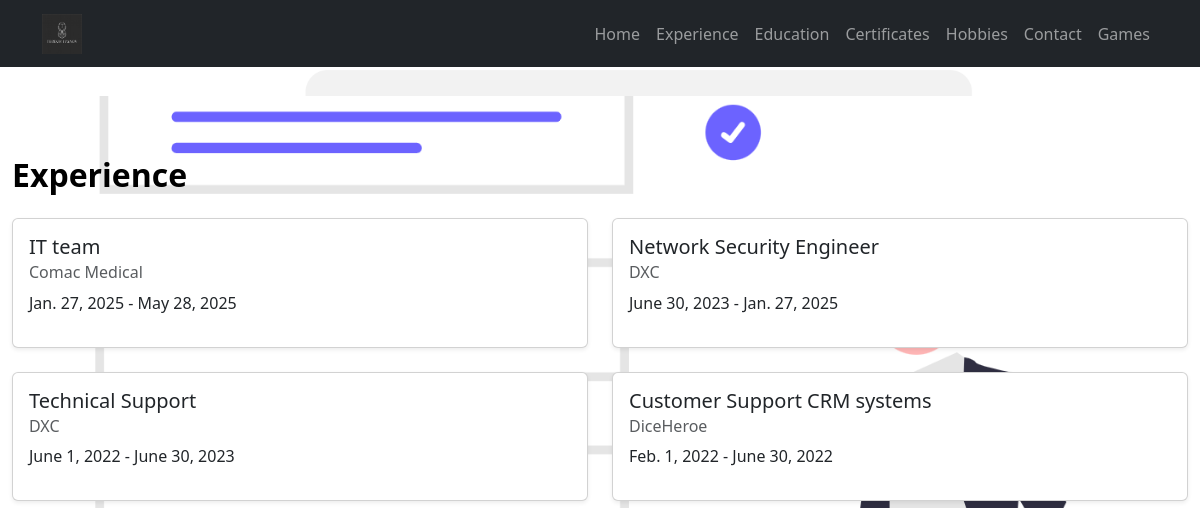
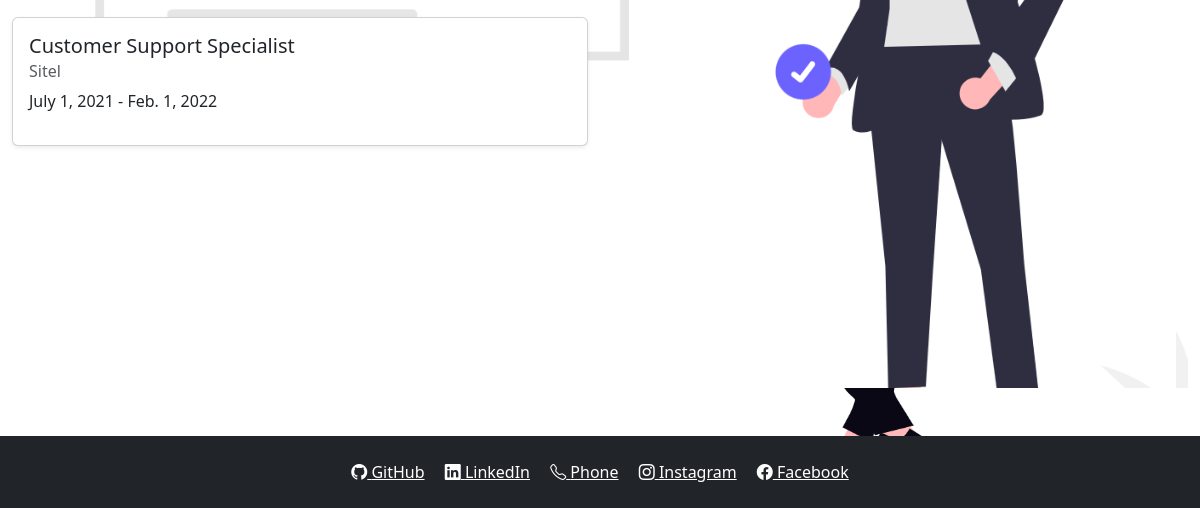
Before: /experience/ with the older database file (2 pictures, top to bottom).
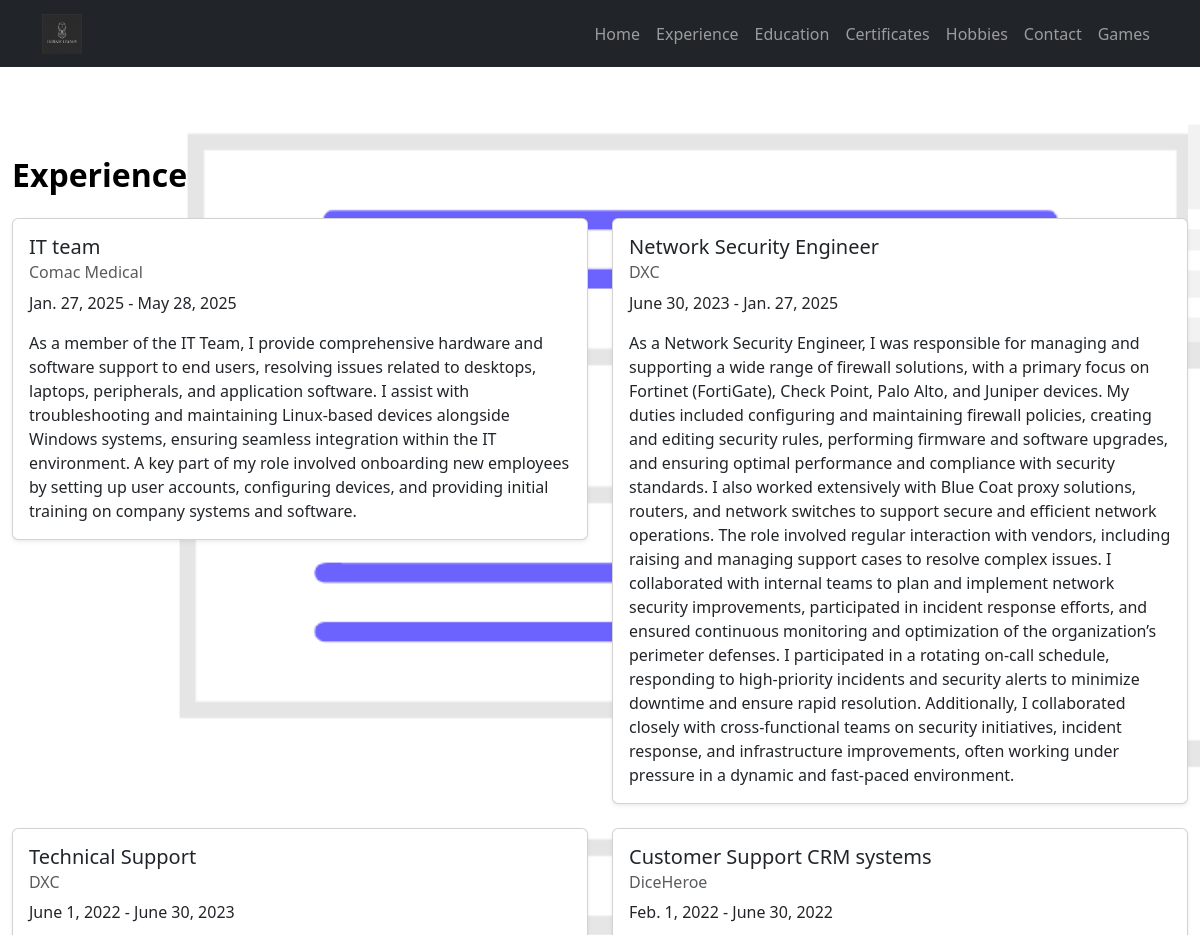
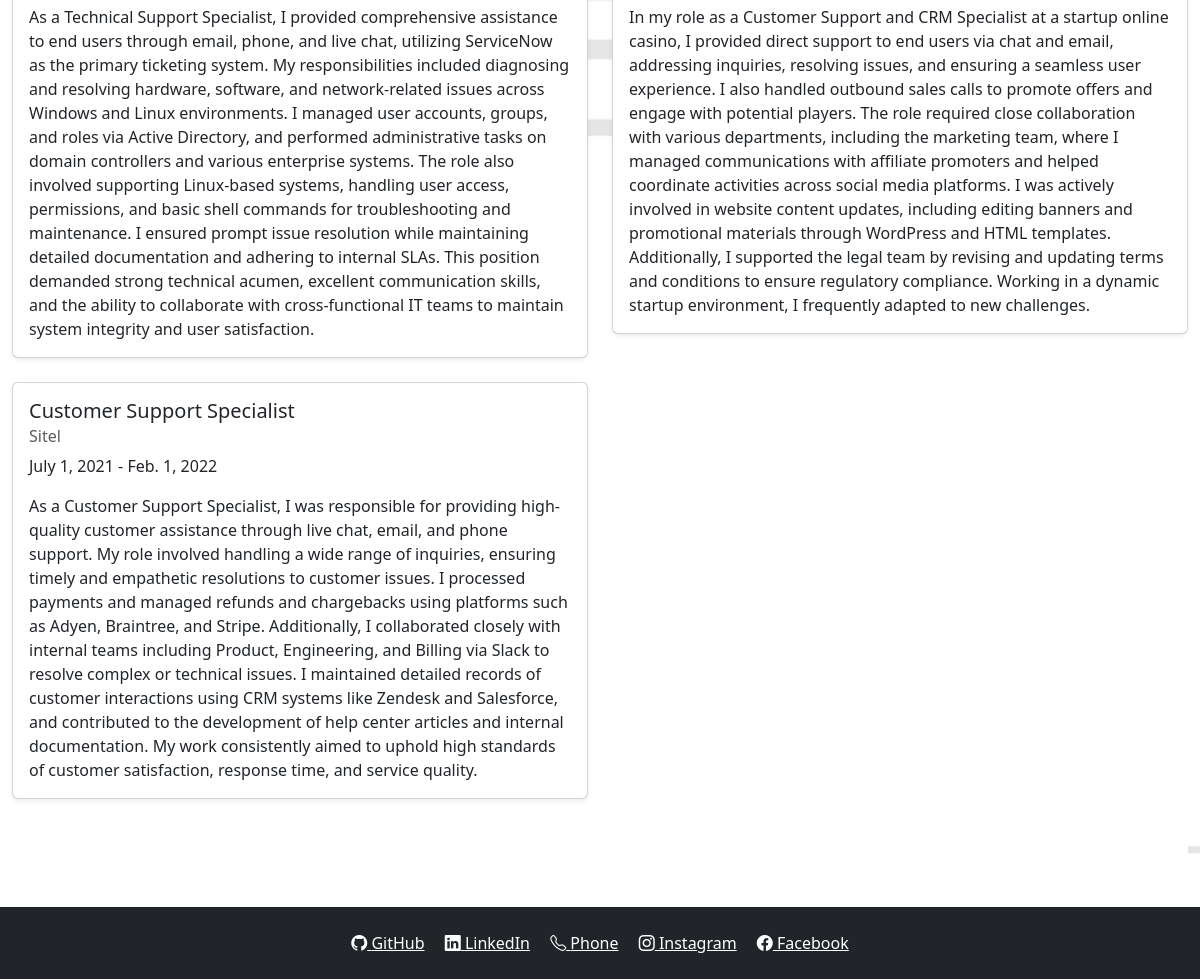
After: the same page with the newer database file (2 pictures, top to bottom).
### experience/models.py (models this page shows, shortened)
class Job(models.Model):
    company = models.CharField(max_length=100)
    position = models.CharField(max_length=100)
    start_date = models.DateField()
    end_date = models.DateField(null=True, blank=True)
    description = models.TextField(blank=True)

### experience/views.py (the view)
# urls.py: path('', views.home, name='certificates-home'),
def home(request):
    jobs = Job.objects.all().order_by('-start_date')
    return render(request, 'experience/home.html', {'jobs': jobs})

### experience/templates/experience/home.html
{% extends "base.html" %}
{% block section_class %}experience-section{% endblock %}
{% block content %}
<h2 class="mb-4 text-black fw-bold">Experience</h2>
<div class="row row-cols-1 row-cols-md-2 g-4">
    {% for job in jobs %}
    <div class="col">
        <div class="card shadow-sm">
            <div class="card-body">
                <h5 class="card-title">{{ job.position }}</h5>
                <h6 class="card-subtitle mb-2 text-muted">{{ job.company }}</h6>
                <p class="card-text">{{ job.start_date }} - {{ job.end_date|default:"Present" }}</p>
                <p class="card-text">{{ job.description }}</p>
            </div>
        </div>
    </div>
    {% endfor %}
</div>
{% endblock %}

Changed rows visible on the page:
changed Job "IT team": description (not shown) → "As a member of the IT Team, I provide comprehensive hardware and software support to end users, resolving issues related to desktops, laptops, peripherals, and application software. I assist with troubleshooting and maintaining Linux-based devices alongside Windows systems, ensuring seamless integration within the IT environment. A key part of my role involved onboarding new employees by setting up user accounts, configuring devices, and providing initial training on company systems and software."
changed Job "Network Security Engineer": description (not shown) → "As a Network Security Engineer, I was responsible for managing and supporting a wide range of firewall solutions, with a primary focus on Fortinet (FortiGate), Check Point, Palo Alto, and Juniper devices. My duties included configuring and maintaining firewall policies, creating and editing security rules, performing firmware and software upgrades, and ensuring optimal performance and compliance with security standards. I also worked extensively with Blue Coat proxy solutions, routers, and network switches to support secure and efficient network operations. The role involved regular interaction with vendors, including raising and managing support cases to resolve complex issues. I…"
changed Job "Technical Support": description (not shown) → "As a Technical Support Specialist, I provided comprehensive assistance to end users through email, phone, and live chat, utilizing ServiceNow as the primary ticketing system. My responsibilities included diagnosing and resolving hardware, software, and network-related issues across Windows and Linux environments. I managed user accounts, groups, and roles via Active Directory, and performed administrative tasks on domain controllers and various enterprise systems. The role also involved supporting Linux-based systems, handling user access, permissions, and basic shell commands for troubleshooting and maintenance. I ensured prompt issue resolution while maintaining detailed documentation and…"
changed Job "Customer Support CRM systems": description (not shown) → "In my role as a Customer Support and CRM Specialist at a startup online casino, I provided direct support to end users via chat and email, addressing inquiries, resolving issues, and ensuring a seamless user experience. I also handled outbound sales calls to promote offers and engage with potential players. The role required close collaboration with various departments, including the marketing team, where I managed communications with affiliate promoters and helped coordinate activities across social media platforms. I was actively involved in website content updates, including editing banners and promotional materials through WordPress and HTML templates. Additionally, I supported the…"
changed Job "Customer Support Specialist": description (not shown) → "As a Customer Support Specialist, I was responsible for providing high-quality customer assistance through live chat, email, and phone support. My role involved handling a wide range of inquiries, ensuring timely and empathetic resolutions to customer issues. I processed payments and managed refunds and chargebacks using platforms such as Adyen, Braintree, and Stripe. Additionally, I collaborated closely with internal teams including Product, Engineering, and Billing via Slack to resolve complex or technical issues. I maintained detailed records of customer interactions using CRM systems like Zendesk and Salesforce, and contributed to the development of help center articles and internal…"
